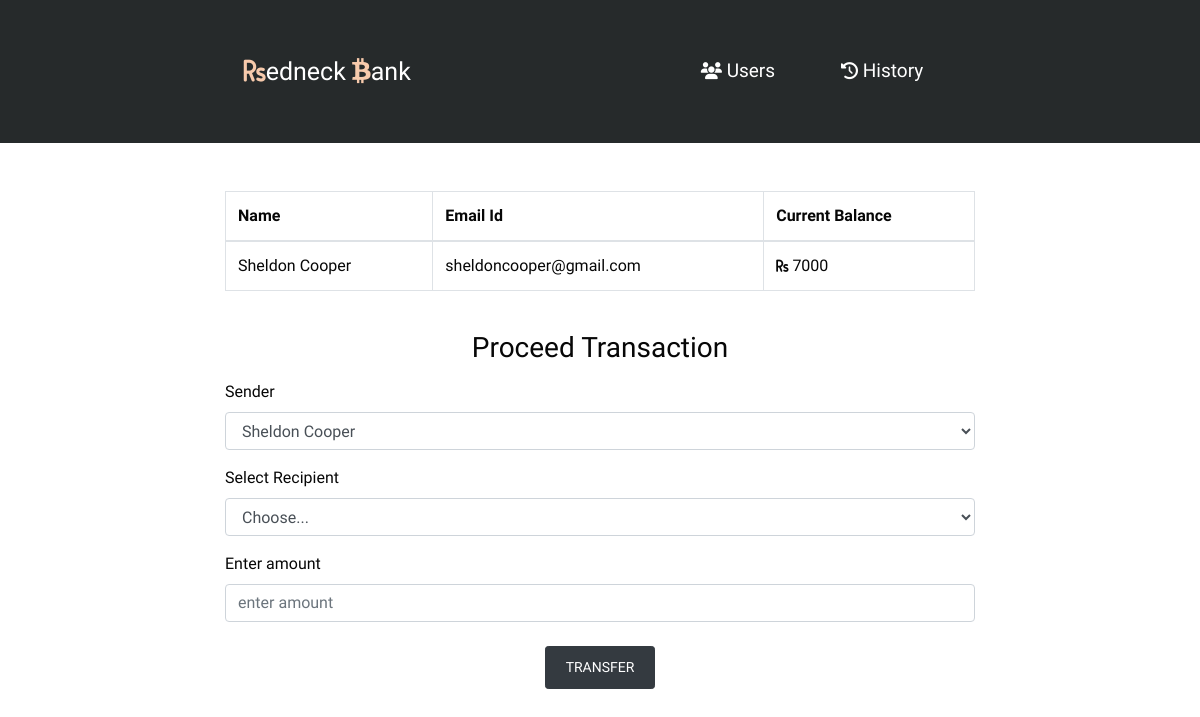
Page /transfer/4 on the committed database.
### BS_APP/models.py (models this page shows, shortened)
class User(AbstractBaseUser, PermissionsMixin):
    full_name = models.CharField(max_length=255, null=True, blank=True)
    email = models.EmailField(_('email address'), unique=True)
    is_active = models.BooleanField(default=True)
    date_joined = models.DateTimeField(default=timezone.now)
    is_staff = models.BooleanField(default=False)
    current_balance = models.IntegerField( null=True, blank=True)
    USERNAME_FIELD = 'email'
    REQUIRED_FIELDS = []
    objects = CustomUserManager()

### BS_APP/views.py (the view)
# urls.py: path('transfer/<int:pk>',transfer),
def transfer(request, pk):
    user = User.objects.get(pk=pk)
    receiver = User.objects.all()
    return render(request, 'transfer.html',{"user":user,"receiver":receiver})

### BS_APP/templates/transfer.html (shortened to what this page needs)
{% extends 'base.html' %}{% load static %} {% block body %}
<div class="container mt-5">
  <div class="table-responsive table-hover">
    <table class="table table-bordered">
      <thead>
        <tr>
          <th scope="col">Name</th>
          <th scope="col">Email Id</th>
          <th scope="col">Current Balance</th>
        </tr>
      </thead>
      <tbody>
        <tr>
          <td>{{ user.full_name }}</td>
          <td>{{ user.email }}</td>
          <td>
            <i class="fas fa-rupee-sign rupee"></i> {{ user.current_balance }}
          </td>
        </tr>
      </tbody>
    </table>
  </div>
  <h3 class="text-center mb-3 mt-4">Proceed Transaction</h3>
  <form action="/add_transfer/" method="POST">
    <div class="form-group">
      <label for="Select1">Sender</label>
      <select class="form-control" id="Select1" name="sender">
        <option selected>{{user.full_name}}</option>
      </select>
    </div>
    <div class="form-group">
      <label for="Select2">Select Recipient</label>
      <select class="form-control" id="Select2" name="receiver">
        <option selected>Choose...</option>
      </select>
    </div>
    <div class="form-group">
      <label for="amount">Enter amount</label>
      <input
        type="number"
        class="form-control"
        id="amount"
        placeholder="enter amount"
        name="amount"
      />
    </div>
    <div class="text-center">
      <button type="submit" class="btn button my-2 btn-sm btn-dark view-user">
        TRANSFER
      </button>
    </div>
  </form>
</div>
{% endblock %}

### BS_APP/static/css/style.css (style rules this page uses)
* { font-family: "Varela", sans-serif; }
body { -webkit-background-size: cover; -moz-background-size: cover; background-size: cover; -o-background-size: cover; background-color: #262a2b !important; color: #fff !important; margin-bottom: 150px; }
.base { background-color: #fff !important; color: #070707 !important; }
* { margin: 0; padding: 0; list-style: none; text-decoration: none; }
.container { width: 65% !important; max-width: 95% !important; }
.view-user { text-decoration: none !important; padding: 10px 20px !important; text-transform: uppercase !important; border-radius: none !important; }
.rupee { font-size: 14px !important; }

### rows in the picture
User: full_name "Sheldon Cooper", email "sheldoncooper@gmail.com", current_balance "7000", sender "Sheldon Cooper"
